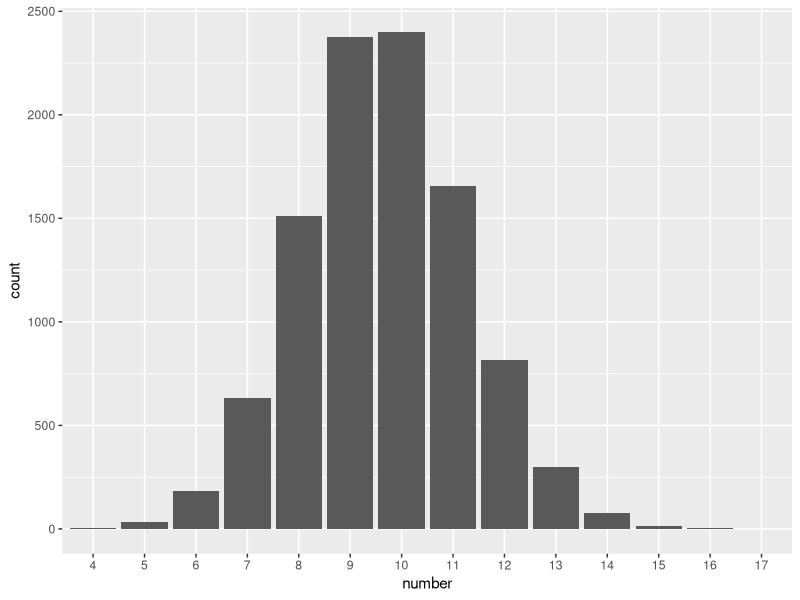

Reproduce this figure in R.
## ---- chunk 1
# (a)
dbinom(50,100,prob=1/2)
# (b)
sum(dbinom(50:100,100,prob=1/2))
1-pbinom(49,100,prob=1/2)
pbinom(49,100,prob=1/2,lower.tail=FALSE)
# (c)
qbinom(.95,100,prob=1/2)
qbinom(.05,100,prob=1/2,lower.tail=FALSE)
1-pbinom(57,100,prob=1/2)
1-pbinom(58,100,prob=1/2)
## ---- chunk 2
n=13
Pr_given_B=(1:n)/n
Pr_of_B=(1:n)/sum(1:n)
sum(Pr_given_B * Pr_of_B)
(2*n+1)/(3*n)

R=10^6 # number of random draws
B=1:n
x1=sample(B,size=R,replace=T,prob=B)
x2=sapply(x1,function(x){rbinom(1,1,prob=x/n)})
mean(x2)  
## ---- chunk 3
R=10^4 # number of random draws
X.mean = 100
X.var = 50^2
s=X.var/X.mean
a=X.mean/s
a*s #mean
a*s^2 #variance

X = rgamma(20, shape=a, scale = s)
cumsum(X)
which(cumsum(X)<=1000)
max(which(cumsum(X)<=1000))

res=rep(as.integer(NA),R)
for(i in 1:R){
  X = rgamma(20, shape=a, scale = s)
  res[i]=max(which(cumsum(X)<=1000))
}
max(res)
mean(res)
sd(res)

library(ggplot2)
df=data.frame(number=as.factor(res))
ggplot(df, aes(x=number)) + geom_bar()
## ---- chunk 4
# automatically create a bib database for R packages
knitr::write_bib(c(
  .packages(), 'bookdown', 'knitr', 'rmarkdown'
), 'packages.bib')
